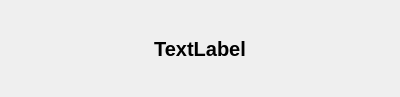
<?xml version="1.0" encoding="UTF-8"?>
<ui version="4.0">
 <class>MessageDialog</class>
 <widget class="QDialog" name="MessageDialog">
  <property name="geometry">
   <rect>
    <x>0</x>
    <y>0</y>
    <width>400</width>
    <height>97</height>
   </rect>
  </property>
  <property name="windowTitle">
   <string>Dialog</string>
  </property>
  <layout class="QGridLayout" name="gridLayout_2">
   <item row="0" column="0">
    <widget class="QLabel" name="label">
     <property name="font">
      <font>
       <pointsize>15</pointsize>
       <weight>75</weight>
       <bold>true</bold>
      </font>
     </property>
     <property name="text">
      <string>TextLabel</string>
     </property>
     <property name="alignment">
      <set>Qt::AlignCenter</set>
     </property>
    </widget>
   </item>
  </layout>
 </widget>
 <resources/>
 <connections/>
</ui>
